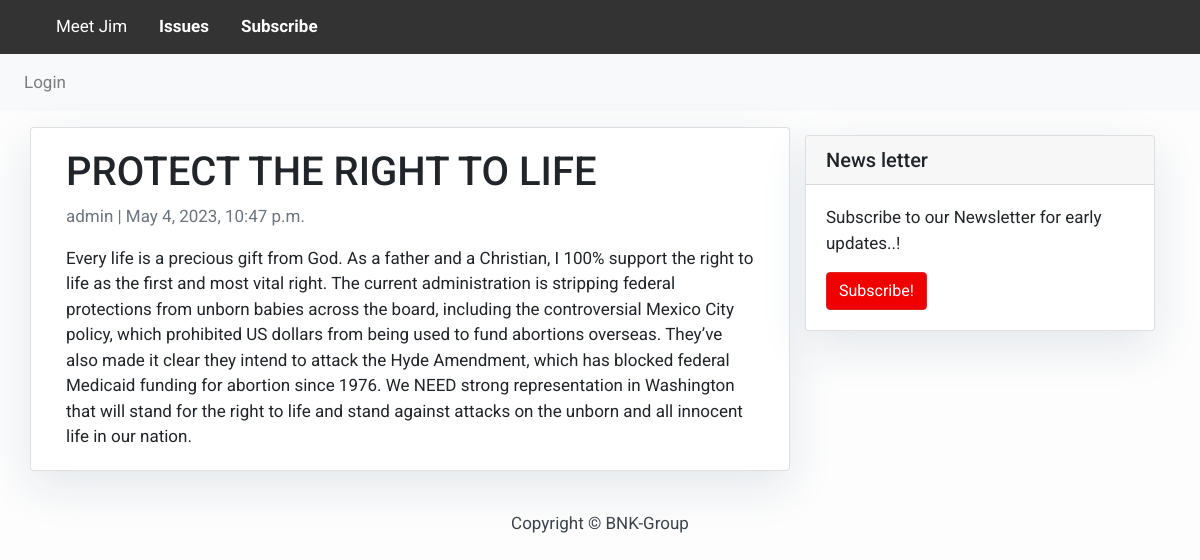
Screenshot of /protect-the-right-to-life/ with the database file from the repository.
### blog/models.py (models this page shows, shortened)
class Post(models.Model):
    title = models.CharField(max_length=200, unique=True)
    slug = models.SlugField(max_length=200, unique=True)
    author = models.ForeignKey(User, on_delete=models.CASCADE, related_name='blog_posts')
    updated_on = models.DateTimeField(auto_now=True)
    content = models.TextField()
    created_on = models.DateTimeField(auto_now_add=True)
    status = models.IntegerField(choices=STATUS, default=0)
    class Meta:
        ordering = ['-created_on']

### blog/views.py (the view)
# urls.py: path('<slug:slug>/', views.PostDetail.as_view(), name='post_detail'),
class PostDetail(generic.DetailView):
    model = Post
    template_name = 'post_detail.html'

### blog/templates/post_detail.html
{% extends 'base.html' %}
{% block content %}
<div class="container">
  <div class="row">
    <div class="col-md-8 card mb-4  mt-3 left  top">
      <div class="card-body">
        <h1>{% block title %} {{ object.title }} {% endblock title %}</h1>
        <p class=" text-muted">{{ post.author }} | {{ post.created_on }}</p>
        <p class="card-text ">{{ object.content | safe }}</p>
      </div>
    </div>
    {% block sidebar %} {% include 'sidebar.html' %} {% endblock sidebar %}
  </div>
</div>
{% endblock content %}

### blog/templates/base.html (style rules this page uses)
body { font-family: "Roboto", sans-serif; font-size: 17px; background-color: #fdfdfd; }

### blog/templates/sidebar.html (style rules this page uses)
.card { box-shadow: 0 16px 48px #E3E7EB; }

### rows the page displays
Post: title "PROTECT THE RIGHT TO LIFE", author "admin", created_on "May 4, 2023, 10:47 p.m.", content "Every life is a precious gift from God. As a father and a Christian, I 100% support the right to life as the first and most vital right. The current administration is stripping federal protections from unborn babies across the board, including the controversial Mexico City policy, which prohibited US dollars from being used to fund abortions overseas. They’ve also made it clear they intend to attack the Hyde Amendment, which has blocked federal Medicaid funding for abortion since 1976. We NEED strong representation in Washington that will stand for the right to life and stand against attacks on the unborn and all innocent life in our nation."
